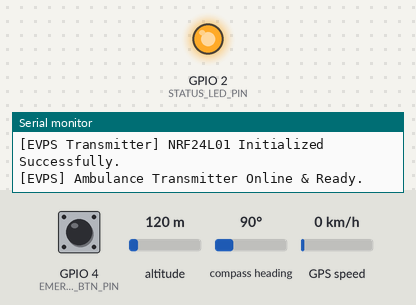
The sketch below on a simulated ESP32. On the bench: output pins drawn as LEDs (lit = HIGH), the last lines printed to the serial monitor. The inputs (shaded band) are chosen by the test bench; at power-on: GPIO 4 (EMERGENCY_BTN_PIN) HIGH, altitude 120 m, compass heading 90°, GPS speed 0 km/h. WiFi joins after 1.5 s; servers stay silent unless stated; uploads are accepted with an empty reply; the GPS gets a fix after 3 s at 37.7749, -122.4194 with 8 satellites; no radio packets arrive unless stated.

Above: at 1.2 s.
1.3 s: GPIO 4 (EMERGENCY_BTN_PIN) pulled LOW for 3.2 s
At 4.9 s:
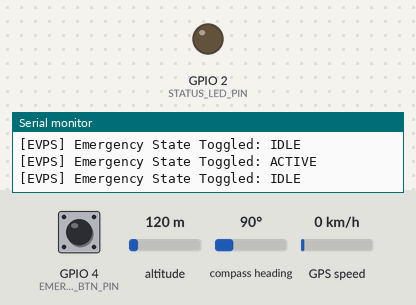
6.0 s: GPIO 4 (EMERGENCY_BTN_PIN) pulled LOW for 0.15 s
At 6.6 s:
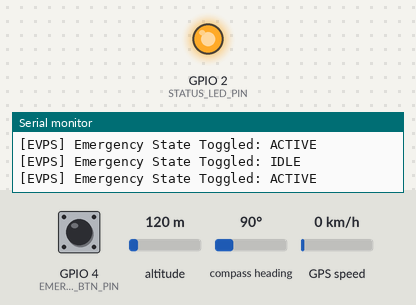
Timing chart, 0 to 9.0 s (numbered marks = the images above; inputs shaded):
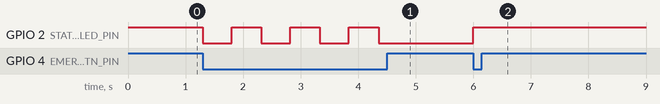

The sketch:

esp32_ambulance_transmitter.ino
```cpp
/*
 * ==============================================================================
 * PROJECT: Emergency Vehicles Priority System (EVPS)
 * MODULE: ESP32 Ambulance Transmitter
 * TEAM: PHANTOM DELUX | THEME: SMART VEHICLES
 * ==============================================================================
 * Hardware Connections:
 * - ESP32 NodeMCU
 * - u-blox NEO-6M GPS: RX -> GPIO 17, TX -> GPIO 16, VCC -> 3.3V, GND -> GND
 * - NRF24L01+ RF Module: CE -> GPIO 22, CSN -> GPIO 21, SCK -> 18, MISO -> 19, MOSI -> 23
 * - Emergency Push Button: GPIO 4 (Pull-Up)
 * - Status LED: GPIO 2
 * ==============================================================================
 */

#include <WiFi.h>
#include <HTTPClient.h>
#include <TinyGPSPlus.h>
#include <SPI.h>
#include <nRF24L01.h>
#include <RF24.h>

#define GPS_RX_PIN 16
#define GPS_TX_PIN 17
#define EMERGENCY_BTN_PIN 4
#define STATUS_LED_PIN 2
#define NRF_CE_PIN 22
#define NRF_CSN_PIN 21

// HARDWARE IDENTIFIERS
const char* DEVICE_ID = "TX-ESP32-A001";
const char* AMBULANCE_ID = "A-001";
const char* SERVER_URL = "http://192.168.1.100:8000/api/ambulances/location";

// WiFi Credentials (Optional for direct telemetry push)
const char* WIFI_SSID = "EVPS_DISPATCH_NET";
const char* WIFI_PASS = "Emergency1234";

TinyGPSPlus gps;
HardwareSerial gpsSerial(2);
RF24 radio(NRF_CE_PIN, NRF_CSN_PIN);
const byte nrfAddress[6] = "EVPS1";

struct PriorityPacket {
  char ambulance_id[8];
  float lat;
  float lng;
  float speed_kmh;
  bool emergency_active;
  uint32_t timestamp;
};

bool emergency_active = true;
unsigned long lastTelemetryMillis = 0;

void setup() {
  Serial.begin(115200);
  gpsSerial.begin(9600, SERIAL_8N1, GPS_RX_PIN, GPS_TX_PIN);

  pinMode(EMERGENCY_BTN_PIN, INPUT_PULLUP);
  pinMode(STATUS_LED_PIN, OUTPUT);
  digitalWrite(STATUS_LED_PIN, HIGH);

  // Initialize NRF24L01 RF Module
  if (radio.begin()) {
    radio.openWritingPipe(nrfAddress);
    radio.setPALevel(RF24_PA_HIGH);
    radio.setDataRate(RF24_250KBPS); // Maximum range
    radio.stopListening();
    Serial.println("[EVPS Transmitter] NRF24L01 Initialized Successfully.");
  } else {
    Serial.println("[EVPS Transmitter Error] NRF24L01 Not Responding!");
  }

  // Connect to Wi-Fi if available
  WiFi.begin(WIFI_SSID, WIFI_PASS);
  Serial.println("[EVPS] Ambulance Transmitter Online & Ready.");
}

void loop() {
  // 1. Read GPS NMEA Stream
  while (gpsSerial.available() > 0) {
    gps.encode(gpsSerial.read());
  }

  // 2. Read Emergency Toggle Button
  if (digitalRead(EMERGENCY_BTN_PIN) == LOW) {
    emergency_active = !emergency_active;
    digitalWrite(STATUS_LED_PIN, emergency_active ? HIGH : LOW);
    Serial.print("[EVPS] Emergency State Toggled: ");
    Serial.println(emergency_active ? "ACTIVE" : "IDLE");
    delay(300);
  }

  // 3. Periodic Telemetry Broadcast (Every 500ms)
  if (millis() - lastTelemetryMillis >= 500) {
    lastTelemetryMillis = millis();

    float currentLat = gps.location.isValid() ? gps.location.lat() : 28.6145;
    float currentLng = gps.location.isValid() ? gps.location.lng() : 77.2180;
    float currentSpeed = gps.speed.isValid() ? gps.speed.kmph() : 45.0;

    PriorityPacket packet;
    strncpy(packet.ambulance_id, AMBULANCE_ID, sizeof(packet.ambulance_id));
    packet.lat = currentLat;
    packet.lng = currentLng;
    packet.speed_kmh = currentSpeed;
    packet.emergency_active = emergency_active;
    packet.timestamp = millis();

    // Broadcast RF packet to local junction receivers
    radio.write(&packet, sizeof(packet));

    // Send HTTP JSON payload to central EVPS server
    if (WiFi.status() == WL_CONNECTED) {
      HTTPClient http;
      http.begin(SERVER_URL);
      http.addHeader("Content-Type", "application/json");

      String payload = "{\"device_id\":\"" + String(DEVICE_ID) +
                       "\",\"ambulance_id\":\"" + String(AMBULANCE_ID) +
                       "\",\"latitude\":" + String(currentLat, 6) +
                       ",\"longitude\":" + String(currentLng, 6) +
                       ",\"speed\":" + String(currentSpeed, 1) +
                       ",\"emergency_status\":\"" + (emergency_active ? "EMERGENCY_ACTIVE" : "IDLE") +
                       "\",\"gps_status\":\"" + (gps.location.isValid() ? "CONNECTED" : "SEARCHING") + "\"}";

      int httpResponseCode = http.POST(payload);
      http.end();
    }
  }
}
```

Measured:
- after the input at 1.3 s, GPIO 2 (STATUS_LED_PIN): alternates HIGH for 0.52 s and LOW for 0.50 s, 7 changes in all, then stays LOW, starting at once
- after the input at 6.0 s, GPIO 2 (STATUS_LED_PIN): LOW → HIGH at once
